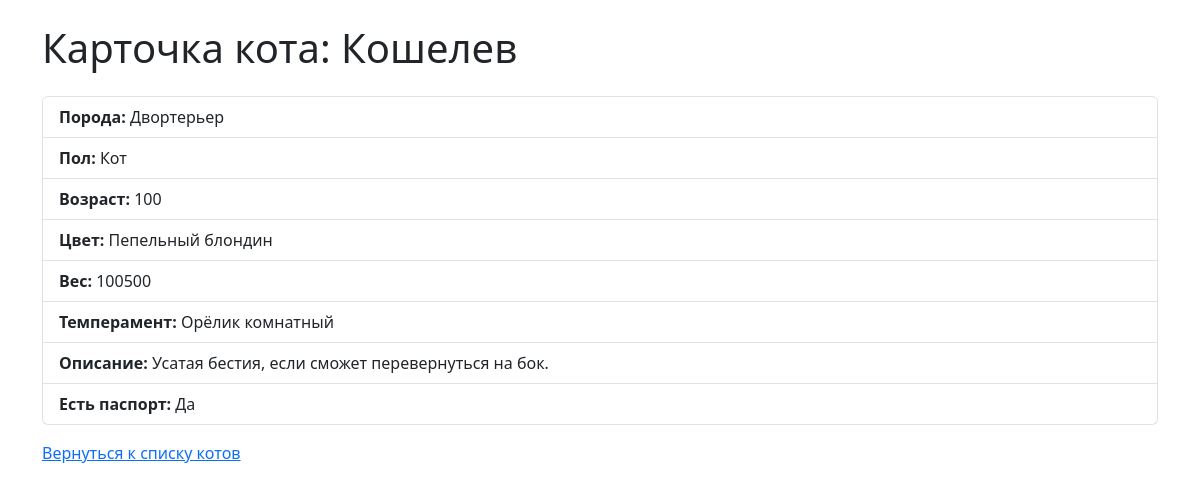
Screenshot of /cat/1 with the database file from the repository.
### models.py (models this page shows)
class Base(Model):
    class Meta:
        database = db

class Cat(Base):
    name = CharField()
    breed = ForeignKeyField(Breed)
    gender = ForeignKeyField(Gender)
    age = DecimalField()
    color = CharField()
    weight = DecimalField()
    temper = CharField()
    description = CharField(null=True)
    has_passport = BooleanField(default=False)

class Breed(Base):
    name = CharField()

class Gender(Base):
    name = CharField(unique=True)

### app.py (the view)
@app.route('/cat/<int:cat_id>', methods=['GET'])
def cat_detail(cat_id):
    cat = Cat.get(Cat.id == cat_id)
    return render_template('cat_detail.html', cat=cat)

### templates/cat_detail.html (shortened to what this page needs)
<!DOCTYPE html>
<html lang="ru">
<head>
    <link href="https://cdn.jsdelivr.net/npm/bootstrap@5.3.0/dist/css/bootstrap.min.css" rel="stylesheet" />
</head>
<body>
    <div class="container mt-4">
    <h1 class="mb-4">Карточка кота: {{ cat.name }}</h1>
    <ul class="list-group">
      <li class="list-group-item"><strong>Порода:</strong> {{ cat.breed.name }}</li>
      <li class="list-group-item"><strong>Пол:</strong> {{ cat.gender.name }}</li>
      <li class="list-group-item"><strong>Возраст:</strong> {{ cat.age }}</li>
      <li class="list-group-item"><strong>Цвет:</strong> {{ cat.color }}</li>
      <li class="list-group-item"><strong>Вес:</strong> {{ cat.weight }}</li>
      <li class="list-group-item"><strong>Темперамент:</strong> {{ cat.temper }}</li>
      <li class="list-group-item"><strong>Описание:</strong> {{ cat.description if cat.description else "Нет описания" }}</li>
      <li class="list-group-item"><strong>Есть паспорт:</strong> {{ "Да" if cat.has_passport else "Нет" }}</li>
    </ul>
    <p class="mt-3"><a href="{{ url_for('index') }}">Вернуться к списку котов</a></p>
  </div>
</body>
</html>

### rows the page displays
Cat: name "Кошелев", age "100", color "Пепельный блондин", weight "100500", temper "Орёлик комнатный", description "Усатая бестия, если сможет перевернуться на бок.", has_passport "Да"
Breed: breed.name "Двортерьер"
Gender: gender.name "Кот"
